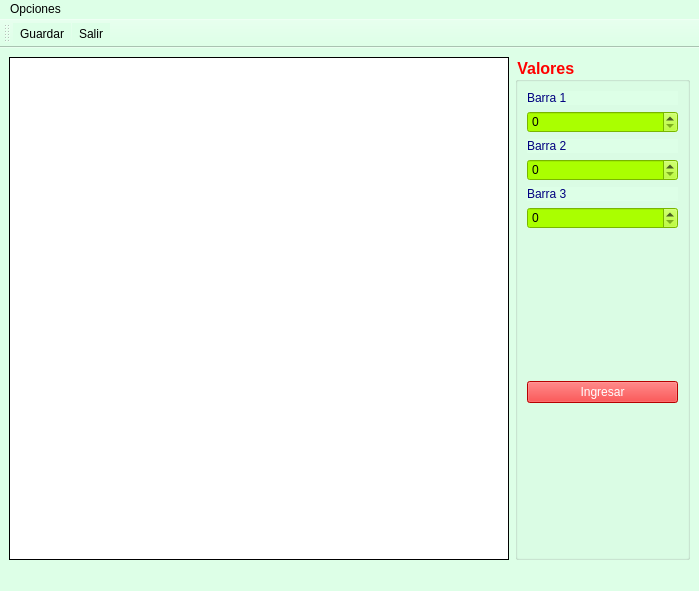
<?xml version="1.0" encoding="UTF-8"?>
<ui version="4.0">
 <class>Principal</class>
 <widget class="QMainWindow" name="Principal">
  <property name="geometry">
   <rect>
    <x>0</x>
    <y>0</y>
    <width>699</width>
    <height>591</height>
   </rect>
  </property>
  <property name="windowTitle">
   <string>Principal</string>
  </property>
  <property name="windowIcon">
   <iconset resource="Recursos.qrc">
    <normaloff>:/recuros/Recursos/estadisticas.png</normaloff>:/recuros/Recursos/estadisticas.png</iconset>
  </property>
  <property name="styleSheet">
   <string notr="true">background-color: rgb(221, 255, 231);</string>
  </property>
  <widget class="QWidget" name="centralwidget">
   <layout class="QHBoxLayout" name="horizontalLayout">
    <item>
     <widget class="QLabel" name="Cuadro">
      <property name="minimumSize">
       <size>
        <width>500</width>
        <height>500</height>
       </size>
      </property>
      <property name="styleSheet">
       <string notr="true">background-color: rgb(255, 255, 255);</string>
      </property>
      <property name="frameShape">
       <enum>QFrame::Box</enum>
      </property>
      <property name="text">
       <string/>
      </property>
      <property name="alignment">
       <set>Qt::AlignLeading|Qt::AlignLeft|Qt::AlignTop</set>
      </property>
     </widget>
    </item>
    <item>
     <widget class="QGroupBox" name="groupBox">
      <property name="font">
       <font>
        <pointsize>12</pointsize>
        <weight>75</weight>
        <bold>true</bold>
       </font>
      </property>
      <property name="styleSheet">
       <string notr="true">color: rgb(255, 0, 0);</string>
      </property>
      <property name="title">
       <string>Valores </string>
      </property>
      <layout class="QVBoxLayout" name="verticalLayout">
       <item>
        <widget class="QLabel" name="label">
         <property name="styleSheet">
          <string notr="true">color: rgb(0, 0, 127);
font: 75 10pt &quot;MS Shell Dlg 2&quot;;</string>
         </property>
         <property name="text">
          <string>Barra 1</string>
         </property>
        </widget>
       </item>
       <item>
        <widget class="QSpinBox" name="inNota1">
         <property name="styleSheet">
          <string notr="true">background-color: rgb(170, 255, 0);
font: 12pt &quot;MS Shell Dlg 2&quot;;
color: rgb(0, 0, 0);</string>
         </property>
         <property name="maximum">
          <number>400</number>
         </property>
        </widget>
       </item>
       <item>
        <widget class="QLabel" name="label_2">
         <property name="styleSheet">
          <string notr="true">color: rgb(0, 0, 127);
font: 75 10pt &quot;MS Shell Dlg 2&quot;;</string>
         </property>
         <property name="text">
          <string>Barra 2</string>
         </property>
        </widget>
       </item>
       <item>
        <widget class="QSpinBox" name="inNota2">
         <property name="styleSheet">
          <string notr="true">background-color: rgb(170, 255, 0);
font: 12pt &quot;MS Shell Dlg 2&quot;;
color: rgb(0, 0, 0);</string>
         </property>
         <property name="maximum">
          <number>400</number>
         </property>
        </widget>
       </item>
       <item>
        <widget class="QLabel" name="label_3">
         <property name="styleSheet">
          <string notr="true">color: rgb(0, 0, 127);
font: 75 12pt &quot;MS Shell Dlg 2&quot;;
font: 75 10pt &quot;MS Shell Dlg 2&quot;;</string>
         </property>
         <property name="text">
          <string>Barra 3</string>
         </property>
        </widget>
       </item>
       <item>
        <widget class="QSpinBox" name="inNota3">
         <property name="styleSheet">
          <string notr="true">background-color: rgb(170, 255, 0);
font: 12pt &quot;MS Shell Dlg 2&quot;;
color: rgb(0, 0, 0);</string>
         </property>
         <property name="maximum">
          <number>400</number>
         </property>
        </widget>
       </item>
       <item>
        <spacer name="verticalSpacer_2">
         <property name="orientation">
          <enum>Qt::Vertical</enum>
         </property>
         <property name="sizeHint" stdset="0">
          <size>
           <width>20</width>
           <height>40</height>
          </size>
         </property>
        </spacer>
       </item>
       <item>
        <widget class="QPushButton" name="cmdGraficar">
         <property name="styleSheet">
          <string notr="true">font: 12pt &quot;MS Shell Dlg 2&quot;;
background-color: rgb(255, 0, 0);
color: rgb(255, 255, 255);</string>
         </property>
         <property name="text">
          <string>Ingresar</string>
         </property>
        </widget>
       </item>
       <item>
        <spacer name="verticalSpacer">
         <property name="orientation">
          <enum>Qt::Vertical</enum>
         </property>
         <property name="sizeHint" stdset="0">
          <size>
           <width>20</width>
           <height>40</height>
          </size>
         </property>
        </spacer>
       </item>
       <item>
        <layout class="QVBoxLayout" name="verticalLayout_2"/>
       </item>
      </layout>
     </widget>
    </item>
   </layout>
  </widget>
  <widget class="QMenuBar" name="menubar">
   <property name="geometry">
    <rect>
     <x>0</x>
     <y>0</y>
     <width>699</width>
     <height>21</height>
    </rect>
   </property>
   <widget class="QMenu" name="menuOpciones">
    <property name="title">
     <string>Opciones</string>
    </property>
    <addaction name="actionGuardar"/>
    <addaction name="actionSalir"/>
   </widget>
   <addaction name="menuOpciones"/>
  </widget>
  <widget class="QStatusBar" name="statusbar"/>
  <widget class="QToolBar" name="toolBar">
   <property name="windowTitle">
    <string>toolBar</string>
   </property>
   <attribute name="toolBarArea">
    <enum>TopToolBarArea</enum>
   </attribute>
   <attribute name="toolBarBreak">
    <bool>false</bool>
   </attribute>
   <addaction name="actionGuardar"/>
   <addaction name="actionSalir"/>
  </widget>
  <action name="actionGuardar">
   <property name="icon">
    <iconset resource="Recursos.qrc">
     <normaloff>:/recuros/Recursos/guardar.png</normaloff>:/recuros/Recursos/guardar.png</iconset>
   </property>
   <property name="text">
    <string>Guardar</string>
   </property>
  </action>
  <action name="actionSalir">
   <property name="icon">
    <iconset resource="Recursos.qrc">
     <normaloff>:/recuros/Recursos/salida.png</normaloff>:/recuros/Recursos/salida.png</iconset>
   </property>
   <property name="text">
    <string>Salir </string>
   </property>
  </action>
 </widget>
 <resources>
  <include location="Recursos.qrc"/>
 </resources>
 <connections/>
</ui>
